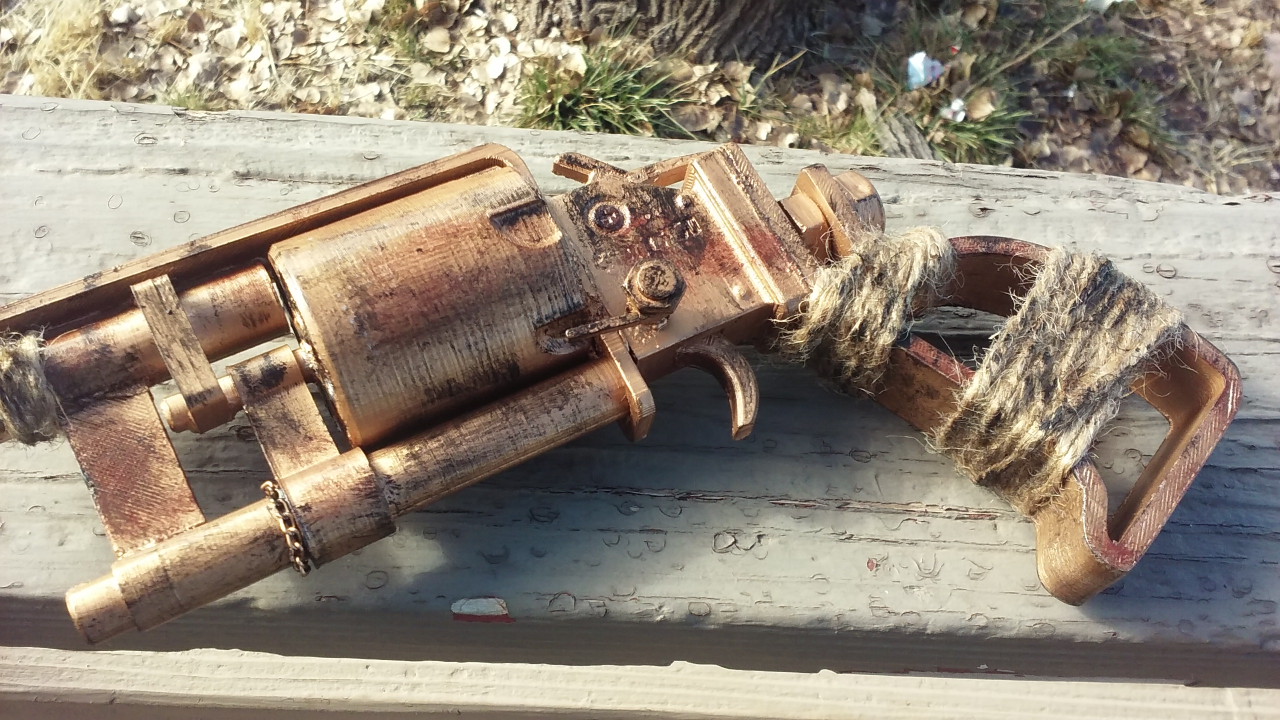
#> input picture photos/decor/rusty-prop-pistol-rope.jpg, 2560 x 1440 px, found by its file name (shown at 1/2 size); its folder holds 6 pictures in this run
$ python tex_48.py
#> lines starting #> are read from the running program, lines starting #| are printed output that depends on the picture
"""Textures for queue item 48 (photos/decor/). Run from the repo root: python3 tools/tex_48.py
  m48_copper.png  the prop pistol's rusty copper paint (a flat patch of its frame, seamless)
  m48_twine.png   its twine wrap (a patch of the wound grip, seamless)
  m48_rose.png    the dried rose petal colour + texture (a patch of a petal)
"""
import os, numpy as np, cv2
from PIL import Image
OUT = "assets/textures"
def load(n): return cv2.cvtColor(np.asarray(Image.open(f"photos/decor/{n}").convert("RGB")), cv2.COLOR_RGB2BGR)
#> called with n = 'rusty-prop-pistol-rope.jpg'
def crop(im, f): h, w = im.shape[:2]; return im[int(f[1] * h):int(f[3] * h), int(f[0] * w):int(f[2] * w)]
#> called with f = (0.24, 0.3, 0.36, 0.48)
#> after `h, w = im.shape[:2]`: h = 1440; w = 2560
def seamless(p, size):
#> called with size = (256, 256)
    p = cv2.resize(p, size, interpolation=cv2.INTER_AREA).astype(np.float32); W, H = size
#> after `p = cv2.resize(p, size, interpolation=cv2.INTER_AREA).astype(np.float3`:
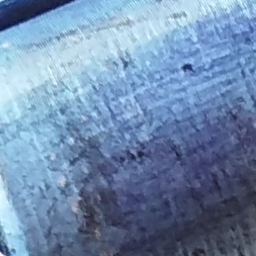
#> p: shape (256, 256, 3) float32; mean of channels 0, 1, 2 112.4, 139.3, 173.2; drawn as R, G, B
#> after `W, H = size`: W = 256; H = 256
    r = np.roll(np.roll(p, H // 2, 0), W // 2, 1)
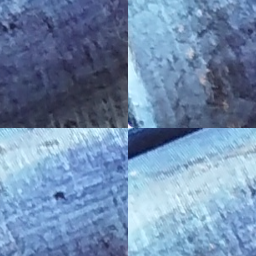
#> r: shape (256, 256, 3) float32; mean of channels 0, 1, 2 112.4, 139.3, 173.2; drawn as R, G, B
    wx = np.minimum(np.minimum(np.arange(W), W - 1 - np.arange(W)) / (W / 2), 1); wy = np.minimum(np.minimum(np.arange(H), H - 1 - np.arange(H)) / (H / 2), 1)
#> after `wx = np.minimum(np.minimum(np.arange(W), W - 1 - np.arange(W)) / (W / `: wx = 256 values, max 0.992 at index 127, min 0 at index 0, mean 0.496
#> after `wy = np.minimum(np.minimum(np.arange(H), H - 1 - np.arange(H)) / (H / `: wy has the same summary as wx
    m = np.minimum(wy[:, None], wx[None, :])[:, :, None] ** 0.6
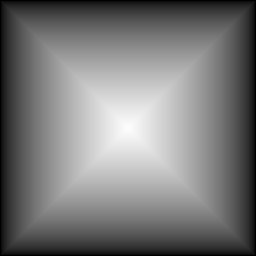
#> m: shape (256, 256, 1) float64; min 0, max 0.995, mean 0.476
    out = p * m + r * (1 - m); low = cv2.GaussianBlur(out, (0, 0), W / 6); return (out - low + low.mean((0, 1))).clip(0, 255).astype(np.uint8)
#> after `out = p * m + r * (1 - m)`:
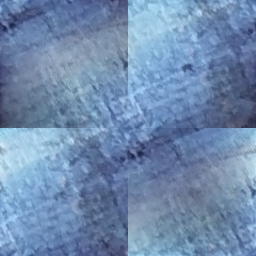
#> out: shape (256, 256, 3) float64; mean of channels 0, 1, 2 112.2, 139.3, 174.7; drawn as R, G, B
pis = load("rusty-prop-pistol-rope.jpg")
cv2.imwrite(os.path.join(OUT, "m48_copper.png"), seamless(crop(pis, (0.24, 0.3, 0.36, 0.48)), (256, 256)))
cv2.imwrite(os.path.join(OUT, "m48_twine.png"), seamless(crop(pis, (0.66, 0.32, 0.76, 0.48)), (256, 256)))
rose = load("dried-rose-babys-breath.jpg")
#> call 2 of load, with n = 'dried-rose-babys-breath.jpg'
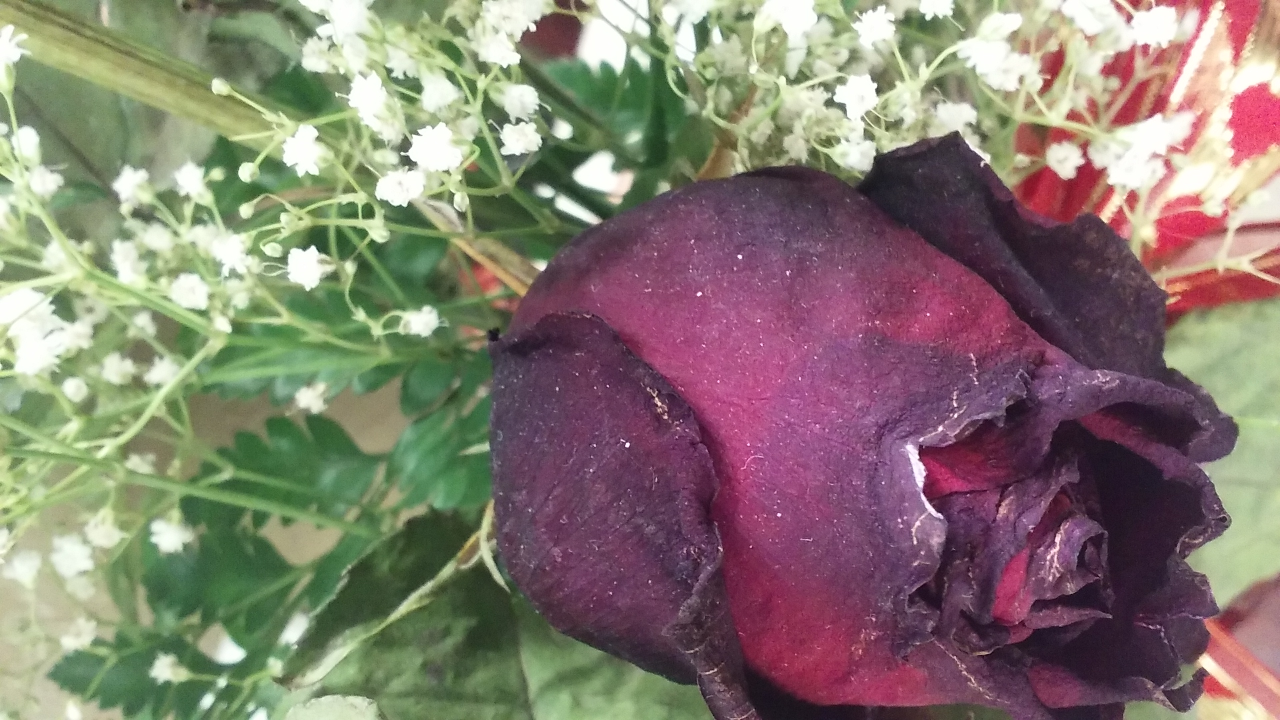
#> input picture photos/decor/dried-rose-babys-breath.jpg, 2560 x 1440 px, found by its file name (shown at 1/2 size)
cv2.imwrite(os.path.join(OUT, "m48_rose.png"), seamless(crop(rose, (0.58, 0.52, 0.72, 0.78)), (256, 256)))
#> call 3 of crop, with f = (0.58, 0.52, 0.72, 0.78)
#> in crop (call 3), `return im[int(f[1] * h):int(f[3] * h), int(f[0] * w):int(f[2] * w)]`:
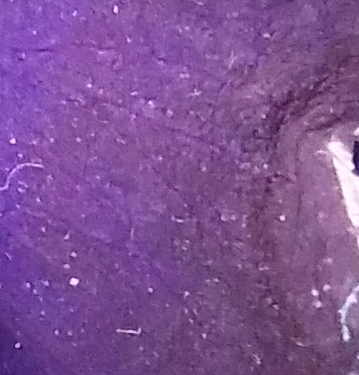
#> returned value: shape (375, 359, 3); mean of channels 0, 1, 2 127, 81.7, 147.5; drawn as R, G, B
#> call 3 of seamless, with size = (256, 256)
#> in seamless (call 3), `low = cv2.GaussianBlur(out, (0, 0), W / 6)`:
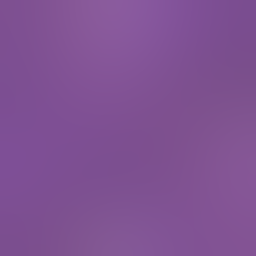
#> low: shape (256, 256, 3) float64; mean of channels 0, 1, 2 128.2, 82.2, 147.6; drawn as R, G, B
print("wrote m48_copper, m48_twine, m48_rose")
